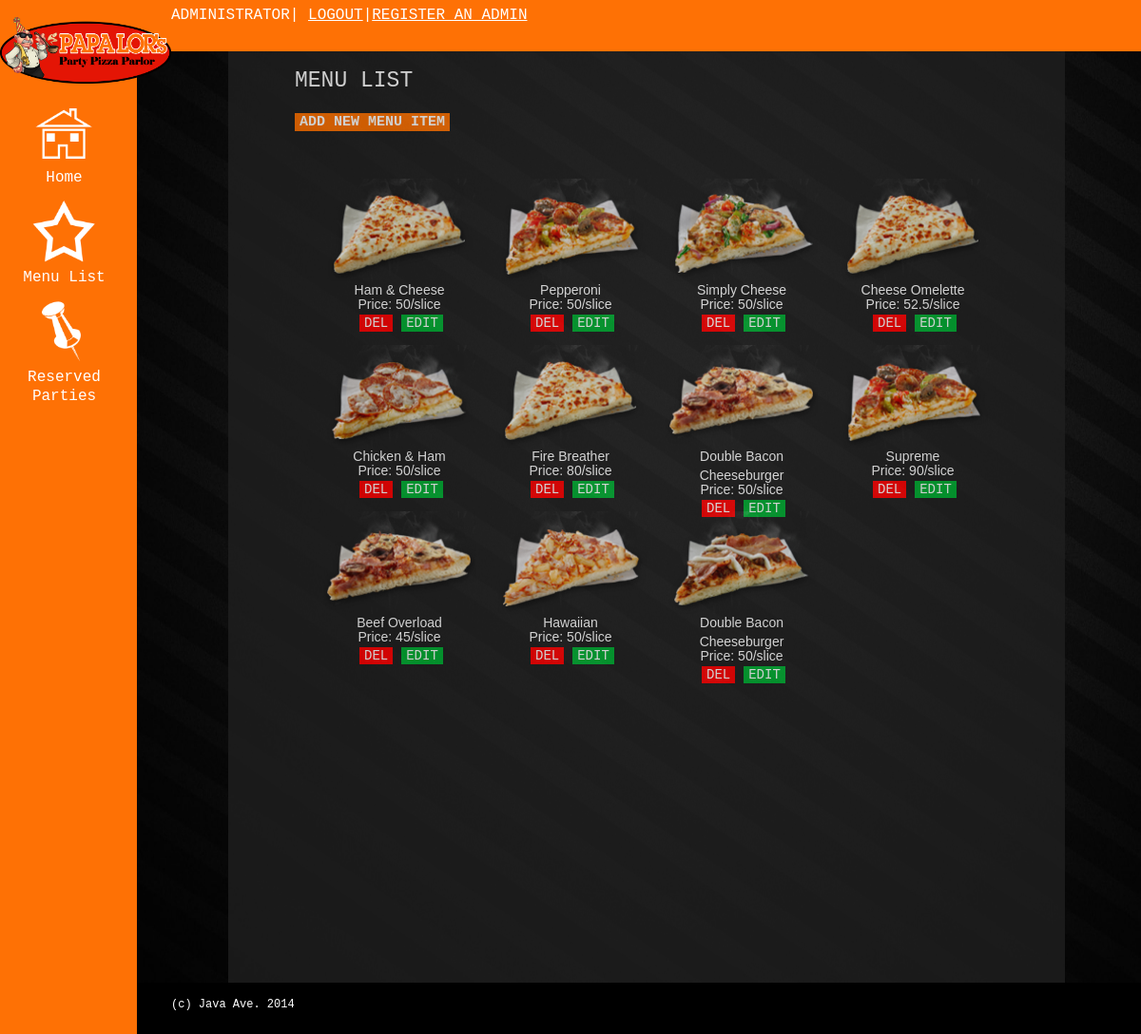
Page /admin/newmenu.php on the committed database.
### tables this page shows
CREATE TABLE IF NOT EXISTS `food` (
  `Food_id` int(11) NOT NULL AUTO_INCREMENT,
  `Food_name` varchar(200) NOT NULL,
  `Food_type` varchar(200) NOT NULL,
  `Price_piece` float NOT NULL,
  `Admin_id` varchar(200) NOT NULL,
  `image_url` varchar(100) NOT NULL,
  `Food_description` varchar(200) NOT NULL,
  PRIMARY KEY (`Food_id`)
);

### admin/newmenu.php (the view, shortened to what this page needs)
<?php include  'connect.php';
include "adminhead.php"; ?>
				<p style="margin-left: 50px; color: white; font-size: 23px;">MENU LIST</p>
				<input type="button" class="addbtn" id="add" onClick="setVisibility('forme');" value="ADD NEW MENU ITEM">
		        <form>
		          <div id="foodcontainer">
		          <?php
                $query = 'SELECT * FROM food';
                $result = mysqli_query($db, $query);
                while($row = mysqli_fetch_array($result)){
              ?>
		            <div class="foodgrid" id="toduplicate">
		              <img src="<?php  echo $row['image_url']; ?>">
		              <p align="center" class="ItemTitle"><?php  echo $row['Food_name']; ?></p>
		               <p align="center" class="ItemTitle">Price: <?php  echo $row['Price_piece']; ?>/slice</p>
		              	<a href="deleteitem.php?fid=<?php echo $row['Food_id'];?>"><input type="button" class="delbtn" id="delete" value="DEL"><span id="count"></span></a>
		              <a><input type="button" class="editbtn" id="edit" onClick="modalshow(<?php echo $row['Food_id'];?> )" value="EDIT"><span id="count"></span></a>
		            </div>
		           <?php }?>
		          </div>
		         </form>
			</div>
			<?php include "adminfooter.php";?>

### admin/css/party.css (style rules this page uses)
html, body { margin: 0; padding: 0; width: 100%; height: 100%; }
p { color: white; }
p { color: #000; font-family: Rockwell, 'Courier Bold', Courier, Georgia, Times, 'Times New Roman', serif; font-size: 14px; font-style: normal; font-variant: normal; font-weight: 400; line-height: 20px; }
#foodcontainer { margin-left: 50px; margin-right: 70px; width: 745px; margin-top: 20px; min-height: 900px; opacity: 1; padding: 10px; padding-left: 10px; padding-right: 10px; }
.foodgrid { height: 155px; width: 160px; opacity: 1; float: left; margin-left: 20px; color: white; margin-top: 20px; }
.ItemTitle { margin-top: -5px; color: white; font-family: Arial; padding-bottom: 0px; margin-bottom: 0px; }
.delbtn { font-family: Rockwell, 'Courier Bold', Courier, Georgia, Times, 'Times New Roman', serif; font-size: 14px; font-style: normal; font-variant: normal; font-weight: 400; color: #ffffff; background: #ff0000; padding-right: 5px; padding-left: 5px; text-decoration: none; border-style: none; margin-left: 38px; }
.editbtn { font-family: Rockwell, 'Courier Bold', Courier, Georgia, Times, 'Times New Roman', serif; font-size: 14px; font-style: normal; font-variant: normal; font-weight: 400; color: #ffffff; background: rgb(1, 174, 51); padding-right: 5px; padding-left: 5px; text-decoration: none; border-style: none; margin-left: 5px; }
.addbtn, #submit { font-family: Rockwell, 'Courier Bold', Courier, Georgia, Times, 'Times New Roman', serif; font-size: 15px; font-style: normal; font-variant: normal; font-weight: 600; color: #ffffff; background: rgb(254, 113, 1); padding-right: 5px; padding-left: 5px; text-decoration: none; border-style: none; margin-left: 50px; }

### admin/css/style3.css (style rules this page uses)
html, body { margin: 0; padding: 0; width: 100%; height: 100%; background: #000; }
p { color: #fff; font-family: Rockwell, 'Courier Bold', Courier, Georgia, Times, 'Times New Roman', serif; font-size: 14px; font-style: normal; font-variant: normal; font-weight: 400; line-height: 20px; }

### admin/css/menu.css (style rules this page uses)
#foodcontainer { margin-left: 50px; margin-right: 70px; width: 745px; margin-top: 20px; min-height: 900px; opacity: 1; padding: 10px; padding-left: 10px; padding-right: 10px; }
.foodgrid { height: 155px; width: 160px; opacity: 1; float: left; margin-left: 20px; color: white; margin-top: 20px; }
.ItemTitle { margin-top: -5px; color: white; font-family: Arial; padding-bottom: 0px; margin-bottom: 0px; }
.delbtn { font-family: Rockwell, 'Courier Bold', Courier, Georgia, Times, 'Times New Roman', serif; font-size: 14px; font-style: normal; font-variant: normal; font-weight: 400; color: #ffffff; background: #ff0000; padding-right: 5px; padding-left: 5px; text-decoration: none; border-style: none; margin-left: 38px; }
.editbtn { font-family: Rockwell, 'Courier Bold', Courier, Georgia, Times, 'Times New Roman', serif; font-size: 14px; font-style: normal; font-variant: normal; font-weight: 400; color: #ffffff; background: rgb(1, 174, 51); padding-right: 5px; padding-left: 5px; text-decoration: none; border-style: none; margin-left: 5px; }
.addbtn, #submit { font-family: Rockwell, 'Courier Bold', Courier, Georgia, Times, 'Times New Roman', serif; font-size: 15px; font-style: normal; font-variant: normal; font-weight: 600; color: #ffffff; background: rgb(254, 113, 1); padding-right: 5px; padding-left: 5px; text-decoration: none; border-style: none; margin-left: 50px; }

### admin/css/bryanedit.css (style rules this page uses)
html { font-family: rockwell; }
.foodgrid img, .fg { width: 160px; }

### rows in the picture
food: image_url (picture), Food_name "Ham & Cheese", Price_piece "50"
food: image_url (picture), Food_name "Pepperoni", Price_piece "50"
food: image_url (picture), Food_name "Simply Cheese", Price_piece "50"
food: image_url (picture), Food_name "Cheese Omelette", Price_piece "52.5"
food: image_url (picture), Food_name "Chicken & Ham", Price_piece "50"
food: image_url (picture), Food_name "Fire Breather", Price_piece "80"
food: image_url (picture), Food_name "Double Bacon Cheeseburger", Price_piece "50"
food: image_url (picture), Food_name "Supreme", Price_piece "90"
food: image_url (picture), Food_name "Beef Overload", Price_piece "45"
food: image_url (picture), Food_name "Hawaiian", Price_piece "50"
food: image_url (picture), Food_name "Double Bacon Cheeseburger", Price_piece "50"
